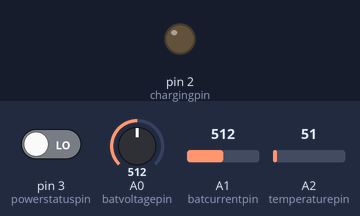
Recording of a sketch running on a simulated Arduino Uno, built for the host (arithmetic inside an expression is 32-bit, double 64-bit). Parts: output pins drawn as LEDs (lit = HIGH). Inputs (shaded band) come from the test bench; at power-on: pin 3 (powerstatuspin) LOW, A0 (batvoltagepin) = 512, A1 (batcurrentpin) = 512, A2 (temperaturepin) = 51. WiFi joins after 1.5 s; servers stay silent unless stated.

Above: at 3.0 s.
3.1 s: pin 3 (powerstatuspin) driven HIGH
At 3.9 s:
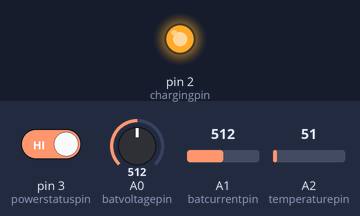
4.6 s: pin 3 (powerstatuspin) driven LOW
At 5.1 s:
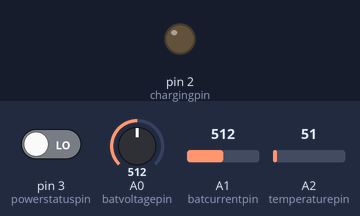
Timing chart, 0 to 7.6 s (numbered marks = the images above; inputs shaded):
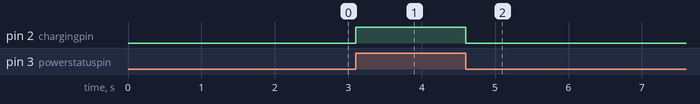

Measured:
- after the input at 3.1 s, pin 2 (chargingpin): LOW → HIGH at once
- after the input at 4.6 s, pin 2 (chargingpin): HIGH → LOW at once

The sketch:

U.P.S.ino
```cpp
 //#define BLYNK_MAX_READBYTES 1024
//#define BLYNK_MSG_LIMIT 1024
#define BLYNK_HEARTBEAT 20
#define BLYNK_NO_BUILTIN
//===========================================================

char server[]="192.168.31.207";
#define BLYNK_PRINT Serial
#include <ESP8266_Lib.h>
#include <BlynkSimpleShieldEsp8266.h>
//#include <BlynkSimpleEsp8266.h>//addedadittionaly for local server
// You should get Auth Token in the Blynk App.
// Go to the Project Settings (nut icon).
////char auth[] = "npvrbt1VI77mPeEIxb3IA9hePibjx3kw";//blynk cloud server auth
char auth[] = "jJ2rKM6dWUaOzPZYPvAjfgiGUI9PpXPu";//local server auth
// Your WiFi credentials.
// Set password to "" for open networks.
char ssid[] = "VADLAMUDI";
char pass[] = "9849692804";
// Hardware Serial on Mega, Leonardo, Micro...
//#define EspSerial Serial1
// or Software Serial on Uno, Nano...
//#include <SoftwareSerial.h>
//SoftwareSerial EspSerial(2, 3); // RX, TX
// Your ESP8266 baud rate:
#define ESP8266_BAUD 9600//changed to 9600 from 115200
ESP8266 wifi(&Serial);
//////////////////////////////////////////
BlynkTimer timer;

////////////////////////////////////////////////////
const int chargingpin =2;
const int powerstatuspin =3;
const int batvoltagepin =A0;
const int batcurrentpin =A1;
const int temperaturepin =A2;

// Variables will change:
bool chargingstatus = LOW;
bool powerstatus = LOW;

int batcurrenttemp = 0;
float batcurrent = 0.00;
int batvolttemp =0;
float batvolt=0.00;
float temperature=0.00;

float chargingcurrent=0.00;
float dischargingcurrent=0.00;


bool notificationstatus=1;
bool l=0;
bool m=0;
bool n=0;


unsigned long previousMillis = 0;
unsigned long previousMillis1 = 0;
unsigned long previousMillis2 = 0;
const long interval = 10;

const int numReadings = 10;
int readings[numReadings];
int readIndex = 0;
int totalcurrent = 0;
int averagecurrent = 0;

const int numReadings1 = 10;
int readings1[numReadings1];
int readIndex1 = 0;
int totalvoltage = 0;
int averagevoltage = 0;

 const int numReadings2 = 10;
int readings2[numReadings2];
int readIndex2 = 0;
int totaltemperature = 0;
int averagetemperature = 0;

/////////////////////////////////////////////////////////

BLYNK_CONNECTED() {
  // Request the latest state from the server
//  Blynk.syncVirtual(V0);
//  Blynk.syncVirtual(V1);
//  Blynk.syncVirtual(V2);
//  Blynk.syncVirtual(V4);
  // Blynk.syncAll();
  // Alternatively, you could override server state using:
  //Blynk.virtualWrite(V2, ledState);
}


BLYNK_WRITE(V5)
{
   notificationstatus = param.asInt(); // assigning incoming value from pin V1 to a variable

}


void myTimerEvent()
{
  // You can send any value at any time.
  // Please don't send more that 10 values per second.
  Blynk.virtualWrite(V0, batvolt);
   Blynk.virtualWrite(V2, batcurrent);
    Blynk.virtualWrite(V3, powerstatus);
    Blynk.virtualWrite(V4, temperature);
}


void notification() {
  if (notificationstatus==1){

  }

}
///////////////////////////////////////////////

void setup() {
//   for (int thisReading = 0; thisReading < numReadings; thisReading++) {
//    readings[thisReading] = 0;
//  }
//   for (int thisReading1 = 0; thisReading1 < numReadings1; thisReading1++) {
//    readings1[thisReading1] = 0;
//  }
//  for (int thisReading2 = 0; thisReading2 < numReadings2; thisReading2++) {
//    readings2[thisReading2] = 0;
//  }
 analogReference(EXTERNAL);
 pinMode(powerstatuspin, INPUT);
 pinMode(batcurrentpin, INPUT);
 pinMode(batvoltagepin, INPUT);
 pinMode(temperaturepin, INPUT);
 pinMode(chargingpin, OUTPUT);
  digitalWrite(chargingpin, LOW);

  //=======================================
   Serial.begin(9600);
  delay(10);
  // Set ESP8266 baud rate
  Serial.begin(ESP8266_BAUD);
  delay(10);
 // Blynk.begin(auth, wifi, ssid, pass);//for cloud server
  Blynk.begin(auth, wifi, ssid, pass, server, 8080);//for local server
 timer.setInterval(1000L, myTimerEvent);
//  timer.setInterval(1549L, myTimerEvent2);
//  timer.setInterval(2003L, myTimerEvent3);


}

void loop() {


  notification();
  Blynk.run();
  timer.run();
  averagevalues();
  chargingstatusfunction();

}

void averagevalues(){
  // subtract the last reading:
  totalcurrent = totalcurrent - readings[readIndex];
  // read from the sensor:
  readings[readIndex] = analogRead(batcurrentpin);
   unsigned long currentMillis = millis();
  previousMillis = currentMillis;
  do{
    unsigned long currentMillis = millis();
  }
  while(currentMillis - previousMillis >= interval);
   readings[readIndex] = analogRead(batcurrentpin);
   readings[readIndex] = analogRead(batcurrentpin);
  // add the reading to the total:
  totalcurrent = totalcurrent + readings[readIndex];
  // advance to the next position in the array:
  readIndex = readIndex + 1;

  // if we're at the end of the array...
  if (readIndex >= numReadings) {
    // ...wrap around to the beginning:
    readIndex = 0;
  }

  // calculate the average:
  averagecurrent = totalcurrent / numReadings;
    batcurrent=((averagecurrent*(4.95/1023))-2.425)*1000;
    if (batcurrent>0){
      chargingcurrent=batcurrent;
    }
    else if(batcurrent<0){
      dischargingcurrent=batcurrent;// send it to the computer as ASCII digits
    }
  //Serial.println(average);
 // delay(1);
//=======================================================================
  totalvoltage = totalvoltage - readings1[readIndex1];
  // read from the sensor:
  readings1[readIndex1] = analogRead(batvoltagepin);
   unsigned long currentMillis1 = millis();
  previousMillis1 = currentMillis1;
  do{
    unsigned long currentMillis1 = millis();
  }
  while(currentMillis1 - previousMillis1 >= interval);
   readings1[readIndex1] = analogRead(batvoltagepin);
   readings1[readIndex1] = analogRead(batvoltagepin);
  // add the reading to the total:
  totalvoltage = totalvoltage + readings1[readIndex1];
  // advance to the next position in the array:
  readIndex1 = readIndex1 + 1;

  // if we're at the end of the array...
  if (readIndex1 >= numReadings1) {
    // ...wrap around to the beginning:
    readIndex1 = 0;
  }

  // calculate the average:
  averagevoltage = totalvoltage / numReadings1;
  batvolt=(averagevoltage*(4.95/1023))+8.91;
  //============================================================
  totaltemperature = totaltemperature - readings2[readIndex2];
  // read from the sensor:
  readings2[readIndex2] = analogRead(temperaturepin);
   unsigned long currentMillis2 = millis();
  previousMillis2 = currentMillis2;
  do{
    unsigned long currentMillis2 = millis();
  }
  while(currentMillis2 - previousMillis2 >= interval);
   readings2[readIndex2] = analogRead(temperaturepin);
   readings2[readIndex2] = analogRead(temperaturepin);
  // add the reading to the total:
  totaltemperature = totaltemperature + readings2[readIndex2];
  // advance to the next position in the array:
  readIndex2 = readIndex2 + 1;

  // if we're at the end of the array...
  if (readIndex2 >= numReadings2) {
    // ...wrap around to the beginning:
    readIndex2 = 0;
  }

  // calculate the average:
  averagetemperature = totaltemperature / numReadings2;
  temperature=(averagetemperature*(4.95/1023))*100;
}

void chargingstatusfunction(){
  powerstatus=digitalRead(powerstatuspin);
  if(batvolt<12.6 && powerstatus == HIGH){
    digitalWrite(chargingpin, HIGH);
  }

  if (batvolt>13.45 && chargingcurrent<50 ||powerstatus == LOW){
    digitalWrite(chargingpin, LOW);

  }
}
```
